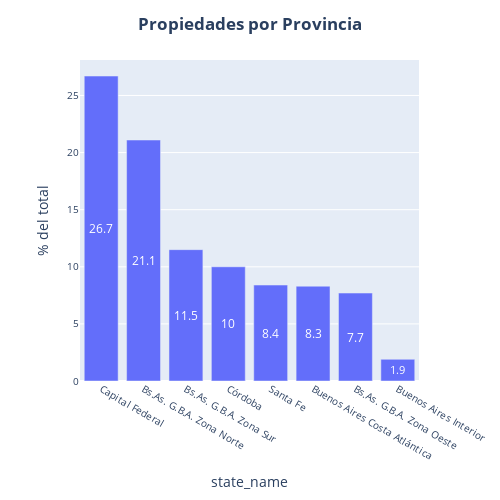

Source (notebook cell):
### Code cell
# Graficamos la cantidad de propiedades por provincia

fig = px.bar(data_frame = state_name_mix[state_name_mix["mix"] >1.8], x='state_name' , y='mix', text='mix' , width=500, height=500)

fig.update_layout(
    title='<b>Propiedades por Provincia</b>',
    xaxis_tickfont_size=10,
    yaxis=dict(title='% del total',titlefont_size=14,tickfont_size=10),
    title_x=0.5)
fig.update_traces(textposition='inside', textangle = 0, insidetextanchor='middle')

fig.show()

### Figure 1 — Plotly figure (JSON) as saved in the notebook; plotly's stock layout.template omitted (floating-point values rounded to 4 significant figures)
{"data": [{"alignmentgroup": "True", "hovertemplate": "state_name=%{x}<br>mix=%{text}<extra></extra>", "insidetextanchor": "middle", "legendgroup": "", "marker": {"color": "#636efa", "pattern": {"shape": ""}}, "name": "", "offsetgroup": "", "orientation": "v", "showlegend": false, "text": [26.7, 21.1, 11.5, 10, 8.4, 8.3, 7.7, 1.9], "textangle": 0, "textposition": "inside", "type": "bar", "x": ["Capital Federal", "Bs.As. G.B.A. Zona Norte", "Bs.As. G.B.A. Zona Sur", "Córdoba", "Santa Fe", "Buenos Aires Costa Atlántica", "Bs.As. G.B.A. Zona Oeste", "Buenos Aires Interior"], "xaxis": "x", "y": [26.7, 21.1, 11.5, 10, 8.4, 8.3, 7.7, 1.9], "yaxis": "y"}], "layout": {"barmode": "relative", "height": 500, "legend": {"tracegroupgap": 0}, "margin": {"t": 60}, "title": {"text": "<b>Propiedades por Provincia</b>", "x": 0.5}, "width": 500, "xaxis": {"anchor": "y", "domain": [0, 1], "tickfont": {"size": 10}, "title": {"text": "state_name"}}, "yaxis": {"anchor": "x", "domain": [0, 1], "tickfont": {"size": 10}, "title": {"font": {"size": 14}, "text": "% del total"}}}}
